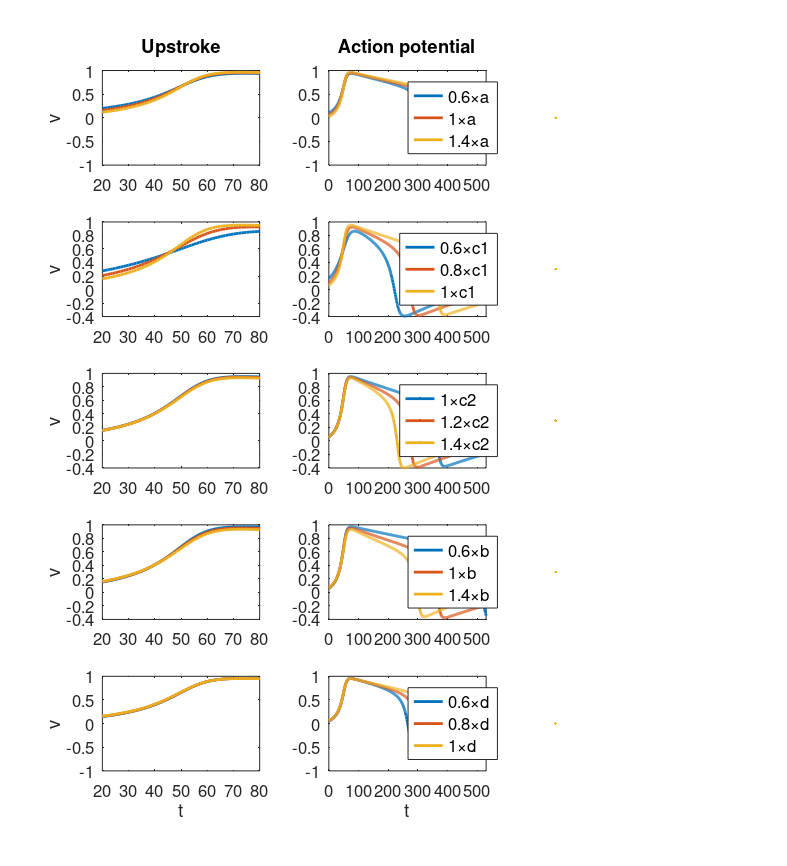

Write MATLAB code to recreate this figure.
% Compute the numerical solution of the FitzHugh-Nagumo model and make some
% parameter adjustments. Plot the upstroke and the action potential.
clear all

% Set up figure
figure('Units','centimeters', 'Position', [10 10 20 22], ...
    'PaperPositionMode', 'auto', 'PaperUnits', 'centimeters', ...
    'PaperSize', [18, 20])

% Define time step
T = 5000;   % Simulation time
N = 5000;   % Number of time points
dt = T/N;   % Time step

parameter_names = {'a', 'c1', 'c2', 'b', 'd'};

for i=1:length(parameter_names)
    legends = {};

    % Select adjustment factors suitable for each parameter
    if i == 2 || i == 5
        adjust_values = 0.6:0.2:1;
    elseif i == 3
        adjust_values = 1:0.2:1.4;
    else
        adjust_values = 0.6:0.4:1.4;
    end
    
    for j=1:length(adjust_values)
        
        % Define model constants
        a = -0.12;
        c1 = 0.175;
        c2 = 0.03;
        b = 0.011;
        d = 0.55;
        
        % Adjust parameters
        p = [a, c1, c2, b, d];
        p(i) = p(i)*adjust_values(j);
        a = p(1); c1 = p(2); c2 = p(3);  b = p(4); d = p(5);

        % Update legends
        legends{j} = sprintf('%g\\times%s', adjust_values(j), ...
            parameter_names{i});

        % Set up arrays for saving the solutions
        t = (0:dt:T);  % Time vector
        v = zeros(N+1, 1);
        w = zeros(N+1, 1);

        % Define initial conditions
        v(1) = 0.26;
        w(1) = 0;

        % Compute the numerical solution
        for n=1:N
            v(n+1) = v(n) + dt*(c1*v(n)*(v(n)-a)*(1-v(n)) - c2*w(n));
            w(n+1) = w(n) + dt*(b*(v(n)-d*w(n)));
        end
        
        % Time point of maximum upstroke velocity of the second half of the
        % solution
        [~, t_idx] = max((v(round(N/2)+1:end-round(N/4))-v(round(N/2):end-round(N/4)-1))/dt);
        t_idx = t_idx + round(N/2);
        
        % Plot the solution for a little while before the time of the
        % maximum upstroke velocity
        t_idx = t_idx - round(50/dt);
        t = t - t(t_idx);
        t = t(t_idx:end);
        v = v(t_idx:end);
        
        % Plot the upstroke
        subplot(5,3,(i-1)*3+1)
        plot(t, v, 'linewidth', 2)
        hold on
        set(gca, 'fontsize', 12)
        if i==1
            title('Upstroke')
        elseif i==5
            xlabel('t')
        end
        ylabel('v')
        xlim([20, 80])
        
        % Plot the action potential
        subplot(5,3,(i-1)*3+2)
        plot(t, v, 'linewidth', 2)
        hold on
        set(gca, 'fontsize', 12)
        if i==1
            title('Action potential')
        elseif i==5
            xlabel('t')
        end
        xlim([0, 530])
        
        % Plot legends
        subplot(5,3,(i-1)*3+3)
        plot(1, 1, 'linewidth', 2)
        hold on
        set(gca, 'fontsize', 12)
        axis off
        if j==length(adjust_values)
            legend(legends, 'location', 'westoutside', 'fontsize', 12)
        end
        xlim([0, 530])
    end
end

% Save figure
print('-dpdf', '../Figures/Ch2_Fig6.pdf')

